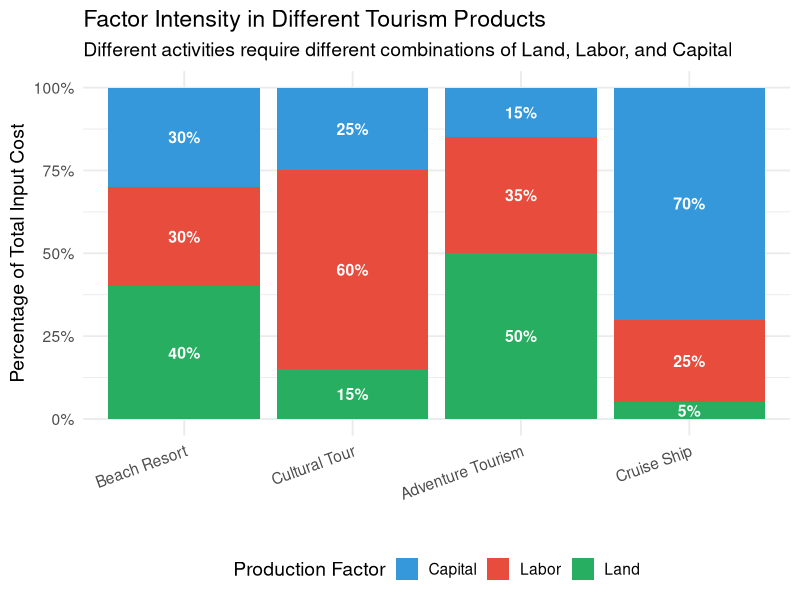
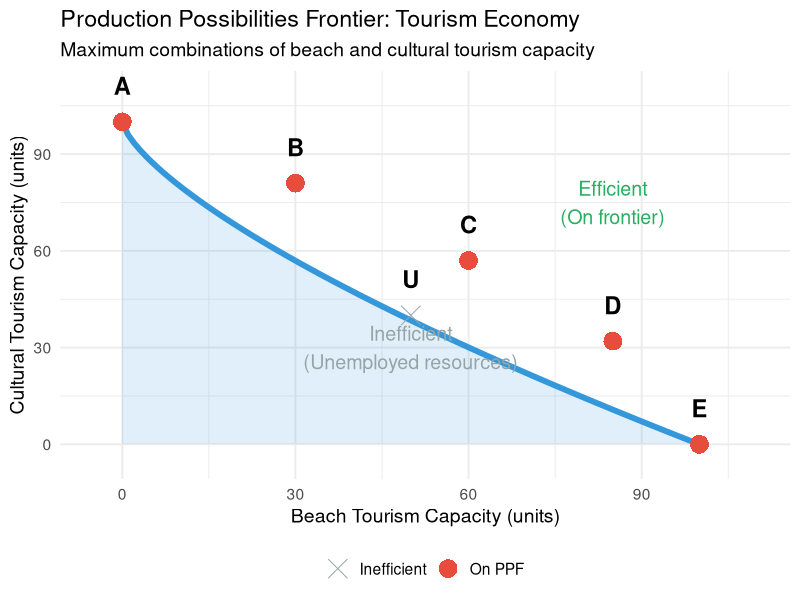
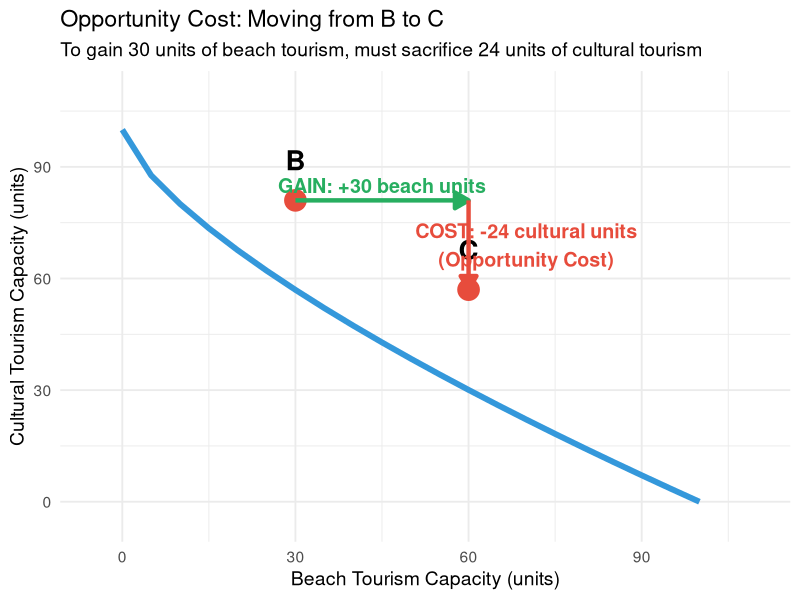
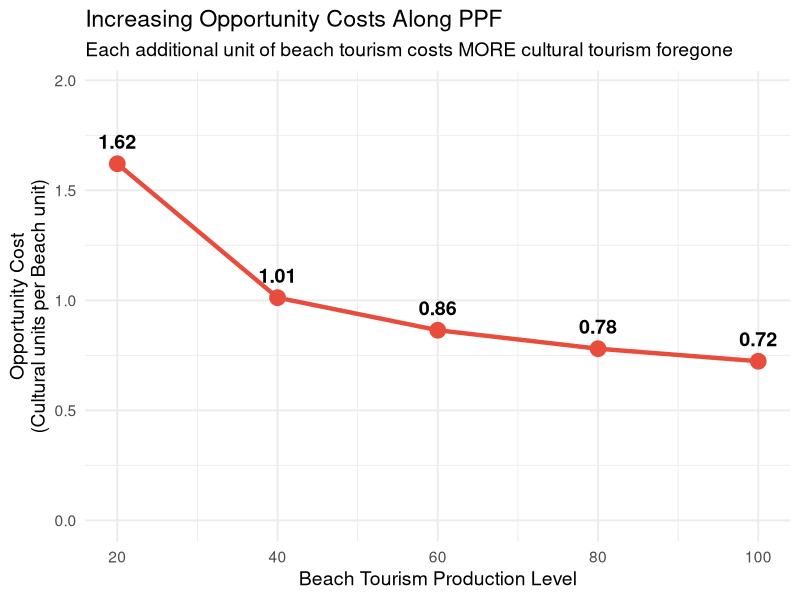
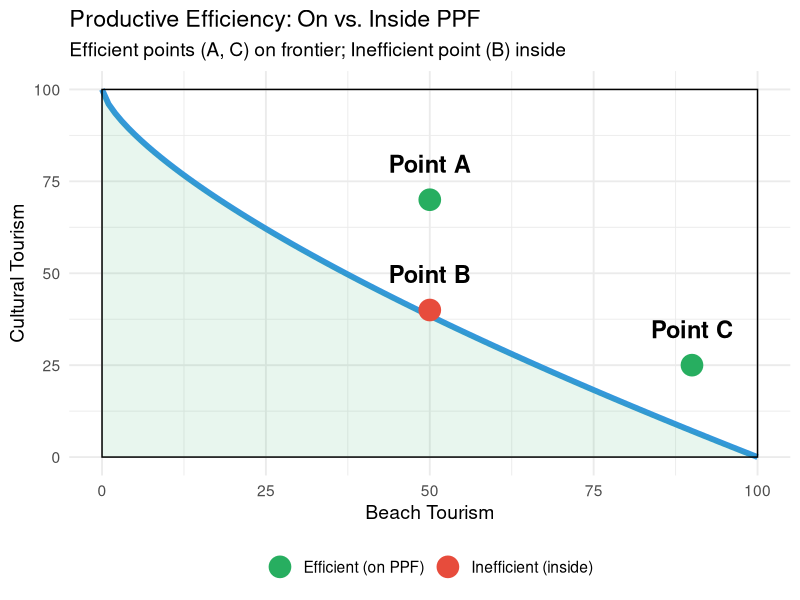

Write R code to recreate these figures, in order. (Note: this script raises an error after producing the figures.)
## ---- chunk 1
#| echo: false
#| warning: false
#| fig-width: 10
#| fig-height: 6

library(ggplot2)
library(dplyr)

# Factor intensity by tourism type
tourism_types <- data.frame(
  type = rep(c("Beach Resort", "Cultural Tour", "Adventure Tourism", "Cruise Ship"), each = 3),
  factor = rep(c("Land", "Labor", "Capital"), 4),
  percentage = c(
    # Beach Resort
    40, 30, 30,
    # Cultural Tour
    15, 60, 25,
    # Adventure Tourism
    50, 35, 15,
    # Cruise Ship
    5, 25, 70
  )
)

tourism_types$type <- factor(tourism_types$type,
                              levels = c("Beach Resort", "Cultural Tour", 
                                        "Adventure Tourism", "Cruise Ship"))

ggplot(tourism_types, aes(x = type, y = percentage, fill = factor)) +
  geom_bar(stat = "identity", position = "fill") +
  scale_y_continuous(labels = scales::percent_format()) +
  labs(title = "Factor Intensity in Different Tourism Products",
       subtitle = "Different activities require different combinations of Land, Labor, and Capital",
       x = "",
       y = "Percentage of Total Input Cost",
       fill = "Production Factor") +
  theme_minimal(base_size = 14) +
  scale_fill_manual(values = c("Land" = "#27ae60", 
                                "Labor" = "#e74c3c",
                                "Capital" = "#3498db")) +
  theme(legend.position = "bottom",
        axis.text.x = element_text(angle = 20, hjust = 1)) +
  geom_text(aes(label = paste0(percentage, "%")), 
            position = position_fill(vjust = 0.5), 
            color = "white", size = 4, fontface = "bold")
## ---- chunk 2
#| echo: false
#| warning: false
#| fig-width: 10
#| fig-height: 6

# Create PPF curve
beach <- seq(0, 100, by = 1)
cultural <- 100 * (1 - (beach/100)^0.7)

ppf_basic <- data.frame(beach, cultural)

# Points
points <- data.frame(
  beach = c(0, 30, 60, 85, 100, 50),
  cultural = c(100, 81, 57, 32, 0, 40),
  label = c("A", "B", "C", "D", "E", "U"),
  type = c(rep("On PPF", 5), "Inefficient")
)

ggplot(ppf_basic, aes(x = beach, y = cultural)) +
  geom_line(size = 2, color = "#3498db") +
  geom_ribbon(aes(ymin = 0, ymax = cultural), alpha = 0.15, fill = "#3498db") +
  geom_point(data = points, aes(x = beach, y = cultural, color = type, shape = type), 
             size = 6) +
  geom_text(data = points, aes(x = beach, y = cultural, label = label), 
            vjust = -1.5, size = 6, fontface = "bold") +
  labs(title = "Production Possibilities Frontier: Tourism Economy",
       subtitle = "Maximum combinations of beach and cultural tourism capacity",
       x = "Beach Tourism Capacity (units)",
       y = "Cultural Tourism Capacity (units)") +
  theme_minimal(base_size = 14) +
  scale_color_manual(values = c("On PPF" = "#e74c3c", "Inefficient" = "#95a5a6")) +
  scale_shape_manual(values = c("On PPF" = 16, "Inefficient" = 4)) +
  theme(legend.position = "bottom",
        legend.title = element_blank()) +
  xlim(-5, 110) + ylim(-5, 110) +
  annotate("text", x = 85, y = 75, 
           label = "Efficient\n(On frontier)", size = 5, color = "#27ae60") +
  annotate("text", x = 50, y = 30, 
           label = "Inefficient\n(Unemployed resources)", size = 5, color = "#95a5a6")
## ---- chunk 3
#| echo: false
#| warning: false
#| fig-width: 10
#| fig-height: 6

# Detailed PPF with opportunity cost calculation
beach_detailed <- seq(0, 100, by = 5)
cultural_detailed <- 100 * (1 - (beach_detailed/100)^0.7)

ppf_detailed <- data.frame(beach_detailed, cultural_detailed)

# Movement from B to C
move_points <- data.frame(
  beach = c(30, 60),
  cultural = c(81, 57),
  label = c("B", "C")
)

ggplot(ppf_detailed, aes(x = beach_detailed, y = cultural_detailed)) +
  geom_line(size = 2, color = "#3498db") +
  geom_point(data = move_points, aes(x = beach, y = cultural), 
             size = 7, color = "#e74c3c") +
  geom_text(data = move_points, aes(x = beach, y = cultural, label = label), 
            vjust = -1.5, size = 7, fontface = "bold") +
  labs(title = "Opportunity Cost: Moving from B to C",
       subtitle = "To gain 30 units of beach tourism, must sacrifice 24 units of cultural tourism",
       x = "Beach Tourism Capacity (units)",
       y = "Cultural Tourism Capacity (units)") +
  theme_minimal(base_size = 14) +
  # Horizontal arrow (gain in beach)
  annotate("segment", x = 30, xend = 60, y = 81, yend = 81,
           arrow = arrow(length = unit(0.4, "cm"), type = "closed"), 
           size = 1.5, color = "#27ae60") +
  annotate("text", x = 45, y = 85, 
           label = "GAIN: +30 beach units", size = 5, color = "#27ae60", fontface = "bold") +
  # Vertical arrow (loss in cultural)
  annotate("segment", x = 60, xend = 60, y = 81, yend = 57,
           arrow = arrow(length = unit(0.4, "cm"), type = "closed"), 
           size = 1.5, color = "#e74c3c") +
  annotate("text", x = 70, y = 69, 
           label = "COST: -24 cultural units\n(Opportunity Cost)", 
           size = 5, color = "#e74c3c", fontface = "bold") +
  xlim(-5, 110) + ylim(-5, 110)
## ---- chunk 4
#| echo: false
#| warning: false
#| fig-width: 10
#| fig-height: 6

# Calculate marginal opportunity costs
calc_points <- data.frame(
  beach = c(0, 20, 40, 60, 80, 100),
  cultural = 100 * (1 - (c(0, 20, 40, 60, 80, 100)/100)^0.7)
)

calc_points$beach_change <- c(NA, diff(calc_points$beach))
calc_points$cultural_change <- c(NA, diff(calc_points$cultural))
calc_points$opp_cost <- -calc_points$cultural_change / calc_points$beach_change

# Create visualization
opp_cost_data <- calc_points[2:6, ]

ggplot(opp_cost_data, aes(x = beach, y = opp_cost)) +
  geom_line(size = 1.5, color = "#e74c3c") +
  geom_point(size = 5, color = "#e74c3c") +
  labs(title = "Increasing Opportunity Costs Along PPF",
       subtitle = "Each additional unit of beach tourism costs MORE cultural tourism foregone",
       x = "Beach Tourism Production Level",
       y = "Opportunity Cost\n(Cultural units per Beach unit)") +
  theme_minimal(base_size = 14) +
  geom_text(aes(label = round(opp_cost, 2)), 
            vjust = -1, size = 5, fontface = "bold") +
  ylim(0, max(opp_cost_data$opp_cost) * 1.2)
## ---- chunk 5
#| echo: false
#| warning: false
#| fig-width: 10
#| fig-height: 5

# Efficiency comparison
efficiency_points <- data.frame(
  beach = c(50, 50, 90),
  cultural = c(70, 40, 25),
  status = c("Efficient (on PPF)", "Inefficient (inside)", "Efficient (on PPF)"),
  label = c("Point A", "Point B", "Point C")
)

beach_curve <- seq(0, 100, by = 1)
cultural_curve <- 100 * (1 - (beach_curve/100)^0.7)
ppf_eff <- data.frame(beach_curve, cultural_curve)

ggplot(ppf_eff, aes(x = beach_curve, y = cultural_curve)) +
  geom_line(size = 2, color = "#3498db") +
  geom_ribbon(aes(ymin = 0, ymax = cultural_curve), alpha = 0.1, fill = "#27ae60") +
  geom_point(data = efficiency_points, aes(x = beach, y = cultural, color = status), 
             size = 7) +
  geom_text(data = efficiency_points, aes(x = beach, y = cultural, label = label), 
            vjust = -1.5, size = 6, fontface = "bold") +
  labs(title = "Productive Efficiency: On vs. Inside PPF",
       subtitle = "Efficient points (A, C) on frontier; Inefficient point (B) inside",
       x = "Beach Tourism",
       y = "Cultural Tourism") +
  theme_minimal(base_size = 14) +
  scale_color_manual(values = c("Efficient (on PPF)" = "#27ae60", 
                                 "Inefficient (inside)" = "#e74c3c")) +
  theme(legend.position = "bottom",
        legend.title = element_blank()) +
  annotate("rect", xmin = 0, xmax = 100, ymin = 0, ymax = 100, 
           alpha = 0, color = "black", size = 0.5)
## ---- chunk 6
#| echo: false
#| warning: false
#| fig-width: 10
#| fig-height: 6

# Portugal tourism data with efficiency
portugal_efficiency <- data.frame(
  year = c(2019, 2020, 2021, 2022, 2023, 2024),
  actual_output = c(100, 39, 59, 98, 113, 117),  # Index: 2019 = 100
  potential_output = c(100, 95, 97, 105, 108, 112),  # Adjusted for capacity
  status = c("Efficient", "Major Inefficiency", "Recovering", 
             "Near-Efficient", "Efficient", "Efficient")
)

ggplot(portugal_efficiency, aes(x = year)) +
  geom_line(aes(y = potential_output, color = "Potential (PPF)"), 
            size = 1.5, linetype = "dashed") +
  geom_line(aes(y = actual_output, color = "Actual Output"), 
            size = 1.5) +
  geom_point(aes(y = potential_output), size = 4, color = "#3498db") +
  geom_point(aes(y = actual_output, shape = status), size = 5, 
             aes(color = "Actual Output")) +
  labs(title = "Portugal Tourism: Efficiency Analysis 2019-2024",
       subtitle = "COVID-19 pushed economy inside PPF (inefficient); recovery moved back to frontier",
       x = "Year",
       y = "Tourism Output (Index: 2019 = 100)",
       color = "",
       shape = "Status") +
  theme_minimal(base_size = 14) +
  scale_color_manual(values = c("Potential (PPF)" = "#3498db", 
                                 "Actual Output" = "#e74c3c")) +
  scale_shape_manual(values = c("Efficient" = 16, 
                                 "Major Inefficiency" = 4,
                                 "Recovering" = 17,
                                 "Near-Efficient" = 15)) +
  theme(legend.position = "bottom") +
  annotate("rect", xmin = 2019.8, xmax = 2021.2, ymin = 0, ymax = 120, 
           alpha = 0.1, fill = "red") +
  annotate("text", x = 2020.5, y = 75, 
           label = "Inside PPF:\nUnemployment,\nClosed facilities", 
           size = 4, color = "#e74c3c", fontface = "bold")
## ---- chunk 7
#| echo: false
#| warning: false
#| fig-width: 10
#| fig-height: 6

# Original and shifted PPF
beach_orig <- seq(0, 100, by = 1)
cultural_orig <- 100 * (1 - (beach_orig/100)^0.7)

beach_new <- seq(0, 130, by = 1)
cultural_new <- 130 * (1 - (beach_new/130)^0.7)

ppf_growth <- data.frame(
  beach = c(beach_orig, beach_new),
  cultural = c(cultural_orig, cultural_new),
  period = rep(c("2024 (Current PPF)", "2030 (After Growth)"), 
               c(length(beach_orig), length(beach_new)))
)

# Sample points
growth_points <- data.frame(
  beach = c(60, 80),
  cultural = c(57, 74),
  period = c("2024 (Current PPF)", "2030 (After Growth)"),
  label = c("Point A (2024)", "Point B (2030)")
)

ggplot(ppf_growth, aes(x = beach, y = cultural, color = period)) +
  geom_line(size = 2) +
  geom_point(data = growth_points, aes(x = beach, y = cultural), size = 7) +
  geom_text(data = growth_points, aes(x = beach, y = cultural, label = label), 
            vjust = -1.5, size = 5, fontface = "bold", color = "black") +
  labs(title = "Economic Growth: PPF Shifts Outward",
       subtitle = "With more resources & technology, can produce MORE of BOTH goods",
       x = "Beach Tourism Capacity",
       y = "Cultural Tourism Capacity",
       color = "") +
  theme_minimal(base_size = 14) +
  scale_color_manual(values = c("2024 (Current PPF)" = "#e74c3c", 
                                 "2030 (After Growth)" = "#27ae60")) +
  theme(legend.position = "bottom") +
  annotate("segment", x = 60, xend = 80, y = 57, yend = 74,
           arrow = arrow(length = unit(0.4, "cm"), type = "closed"),
           size = 1.5, color = "#3498db", linetype = "dashed") +
  annotate("text", x = 70, y = 62, 
           label = "Growth allows\nmore of both", 
           size = 4.5, color = "#3498db", fontface = "bold")
## ---- chunk 8
#| echo: false
#| warning: false
#| fig-width: 10
#| fig-height: 6

# Two countries with different investment choices
consumption <- seq(0, 100, by = 1)
investment <- 100 * (1 - (consumption/100)^0.8)

countries <- data.frame(consumption, investment)

# Country choices
country_choices <- data.frame(
  consumption = c(70, 40),
  investment = c(47, 73),
  country = c("Country A:\nHigh Consumption", "Country B:\nHigh Investment"),
  future_growth = c(1.15, 1.35)
)

ggplot(countries, aes(x = consumption, y = investment)) +
  geom_line(size = 2, color = "#3498db") +
  geom_point(data = country_choices, aes(x = consumption, y = investment, 
                                          color = country), size = 8) +
  geom_text(data = country_choices, aes(x = consumption, y = investment, label = country), 
            vjust = -1.8, size = 4.5, fontface = "bold") +
  labs(title = "Current Consumption vs. Future Investment Trade-off",
       subtitle = "Country B sacrifices consumption now → more investment → faster future growth",
       x = "Current Consumption",
       y = "Investment (Capital Goods)") +
  theme_minimal(base_size = 14) +
  scale_color_manual(values = c("Country A:\nHigh Consumption" = "#e74c3c", 
                                 "Country B:\nHigh Investment" = "#27ae60")) +
  theme(legend.position = "none") +
  annotate("text", x = 70, y = 35, 
           label = "→ Slower future growth\n(Small PPF shift)", 
           size = 4, color = "#e74c3c") +
  annotate("text", x = 40, y = 60, 
           label = "→ Faster future growth\n(Large PPF shift)", 
           size = 4, color = "#27ae60")
## ---- chunk 9
#| echo: false
#| warning: false
#| fig-width: 10
#| fig-height: 5

# Investment vs immediate revenue
investment_choice <- data.frame(
  category = c("Infrastructure\nInvestment", "Marketing\n(Quick Returns)", "Sustainability\nProjects", "Digital\nTransformation"),
  immediate_revenue = c(0, 85, 15, 30),
  long_term_growth = c(95, 40, 70, 80),
  chosen_2020_2024 = c(280, 120, 150, 180)
)

library(tidyr)
investment_long <- investment_choice %>%
  select(category, immediate_revenue, long_term_growth) %>%
  pivot_longer(cols = c(immediate_revenue, long_term_growth),
               names_to = "impact_type",
               values_to = "score")

investment_long$impact_type <- factor(investment_long$impact_type,
                                       levels = c("immediate_revenue", "long_term_growth"),
                                       labels = c("Immediate Revenue Impact", 
                                                 "Long-term Growth Potential"))

ggplot(investment_long, aes(x = category, y = score, fill = impact_type)) +
  geom_bar(stat = "identity", position = "dodge") +
  labs(title = "Tourism Investment Categories: Trade-off Analysis",
       subtitle = "Infrastructure & Digital have high long-term impact but low immediate returns",
       x = "",
       y = "Impact Score (0-100)",
       fill = "") +
  theme_minimal(base_size = 14) +
  scale_fill_manual(values = c("Immediate Revenue Impact" = "#e74c3c", 
                                "Long-term Growth Potential" = "#27ae60")) +
  theme(legend.position = "bottom",
        axis.text.x = element_text(size = 11)) +
  geom_text(aes(label = score), position = position_dodge(width = 0.9), 
            vjust = -0.5, size = 4)
## ---- chunk 10
#| echo: false
#| warning: false
#| fig-width: 10
#| fig-height: 6

# Technology shifts PPF for booking services
bookings_traditional <- seq(0, 100, by = 1)
customer_service_trad <- 100 * (1 - (bookings_traditional/100)^0.75)

bookings_digital <- seq(0, 150, by = 1)
customer_service_digital <- 150 * (1 - (bookings_digital/150)^0.75)

tech_ppf <- data.frame(
  bookings = c(bookings_traditional, bookings_digital),
  customer_service = c(customer_service_trad, customer_service_digital),
  era = rep(c("2015: Manual Systems", "2025: Digital + AI"), 
            c(length(bookings_traditional), length(bookings_digital)))
)

ggplot(tech_ppf, aes(x = bookings, y = customer_service, color = era)) +
  geom_line(size = 2) +
  labs(title = "Technology Impact: Travel Agency PPF Shift",
       subtitle = "Digital transformation + AI enables more bookings AND better customer service",
       x = "Number of Bookings Processed (per day)",
       y = "Quality of Customer Service (index)",
       color = "") +
  theme_minimal(base_size = 14) +
  scale_color_manual(values = c("2015: Manual Systems" = "#e74c3c", 
                                 "2025: Digital + AI" = "#27ae60")) +
  theme(legend.position = "bottom") +
  annotate("segment", x = 60, xend = 90, y = 60, yend = 90,
           arrow = arrow(length = unit(0.5, "cm"), type = "closed"),
           size = 2, color = "#3498db") +
  annotate("text", x = 75, y = 72, 
           label = "Technology\nShift", 
           size = 6, color = "#3498db", fontface = "bold",
           angle = 30)
